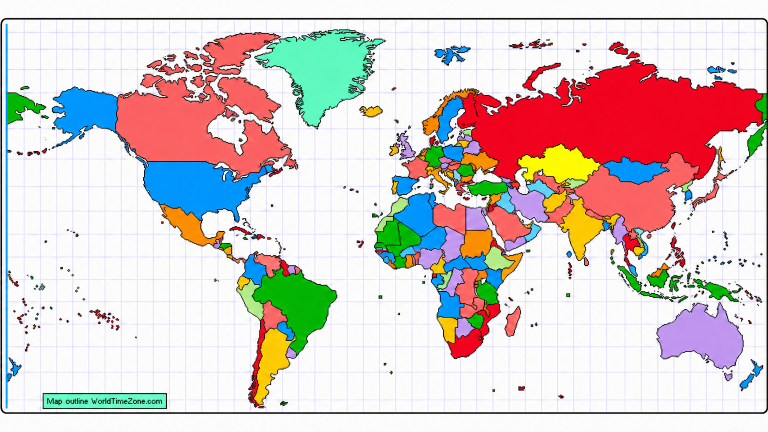
#> input picture artifacts/runs/world-map-recolor-v001/pass2-openai-gpt-image-2.png, 1536 x 864 px (shown at 1/2 size)
$ python pixelate_map.py pass1-openai-gpt-image-2.png pass2-openai-gpt-image-2.png pass2-openai-gpt-image-2.png
#> lines starting #> are read from the running program, lines starting #| are printed output that depends on the picture; after the words box and inside, x2 and y2 are one past the last pixel; in counts of white or black regions, pixels touching at a corner belong together
"""Deterministic pixelate/assembly: generated candidate -> flat 1x pixel map.

Usage: python3 pixelate_map.py CANDIDATE.png SOURCE_16x9_FULL.png OUT_PREFIX [--no-labels]

Output grid = the source screenshot at exactly half size (its native GIF pixel
grid). The candidate is first un-warped onto the source geometry with a
block-wise displacement field (image models redraw maps with small local
distortions). Land colours come from the un-warped candidate (snapped to its
dominant flat colours, fringes and specks removed); outlines from the
candidate (hard black); background, lavender grid, lightened zone lines,
frame, blue bar, credit box and every city label come pixel-exact from the
source. Badge digits are never copied (they sit inside a black-bordered box).
"""

import sys
import numpy as np
from PIL import Image
from scipy import ndimage

cand_path, src_path, out = sys.argv[1], sys.argv[2], sys.argv[3]
with_labels = "--no-labels" not in sys.argv

src_full = Image.open(src_path).convert("RGB")
#> src_full is the input picture: PIL image 1536x864 RGB; mean R, G, B 215.8, 201.6, 200.2
W, H = src_full.width // 2, src_full.height // 2               # native 1x grid
src = np.asarray(src_full.resize((W, H), Image.NEAREST)).astype(np.int16)
cand0 = np.asarray(Image.open(cand_path).convert("RGB").resize((W, H), Image.LANCZOS)).astype(np.int16)
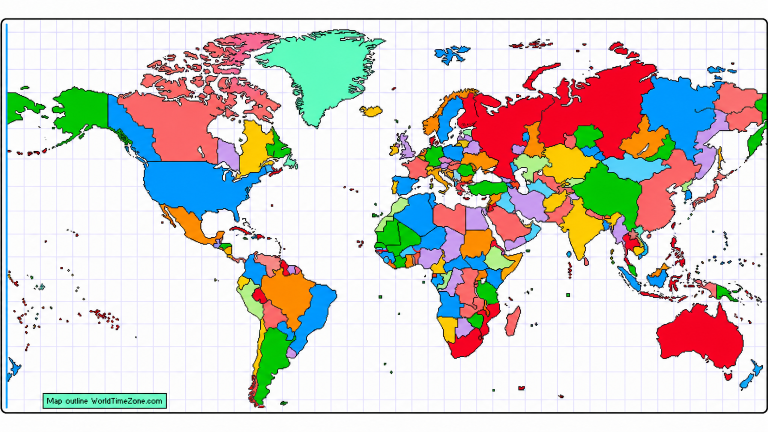
#> input picture artifacts/runs/world-map-recolor-v001/pass1-openai-gpt-image-2.png, 1536 x 864 px (shown at 1/2 size)

# ------------------------------------------------ block-wise un-warp (land boundaries, affine fit)
def landmask(a):
    mx_, mn_ = a.max(axis=2), a.min(axis=2)
    sat_ = np.where(mx_ > 0, (mx_ - mn_) / np.maximum(mx_, 1), 0)
    return ndimage.binary_opening((sat_ > 0.3) & (mx_ > 90), iterations=1)
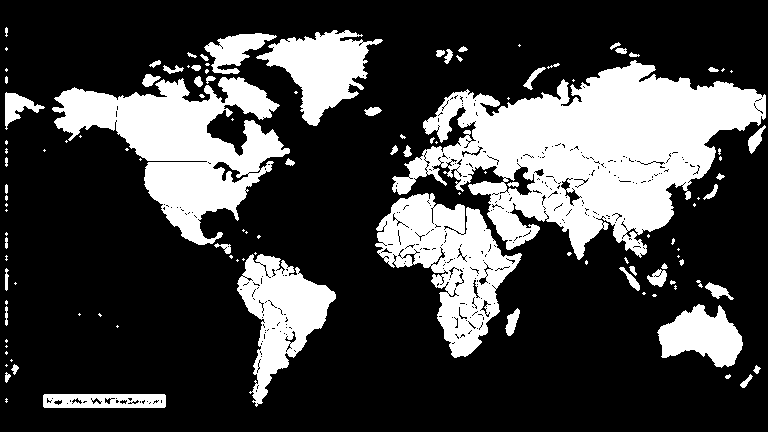
#> returned value: shape (432, 768) bool; 26.6% white; 119 white regions (63 under 20 px), largest, box (x1, y1, x2, y2) and area: (392, 60, 766, 260) 36769, (52, 77, 290, 245) 17438, (375, 193, 522, 358) 10918
def boundary(m):
    return ndimage.binary_dilation(m & ~ndimage.binary_erosion(m), iterations=1)
sbd, cbd = boundary(landmask(src)), boundary(landmask(cand0))
M = 40
sbd[:M, :] = sbd[-M:, :] = False; sbd[:, :M] = sbd[:, -M:] = False
#> after `sbd[:, :M] = sbd[:, -M:] = False`:
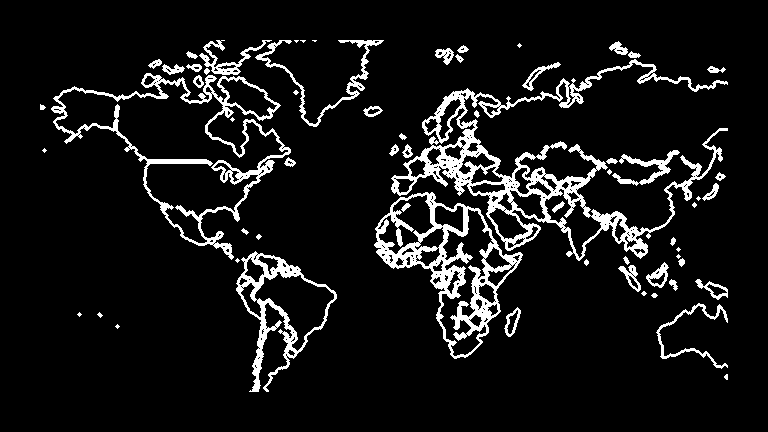
#> sbd: shape (432, 768) bool; 8.8% white; 63 white regions (18 under 20 px), largest, box (x1, y1, x2, y2) and area: (391, 59, 728, 261) 9904, (374, 192, 523, 359) 5520, (51, 73, 291, 260) 4870
B, R = 160, 24
ny, nx = int(np.ceil(H / B)), int(np.ceil(W / B))
pts = []                                                       # (x, y, dx, dy, weight)
for by in range(ny):
    for bx in range(nx):
        ys, xs = slice(by * B, min(H, (by + 1) * B)), slice(bx * B, min(W, (bx + 1) * B))
        a = sbd[ys, xs]
        if a.sum() < 150:
            continue
        y0, x0 = ys.start, xs.start
        best = (0, 0, -1)
        for dy in range(-R, R + 1):
            for dx in range(-R, R + 1):
                yy, xx = slice(y0 - dy, y0 - dy + a.shape[0]), slice(x0 - dx, x0 - dx + a.shape[1])
                if yy.start < 0 or xx.start < 0 or yy.stop > H or xx.stop > W:
                    continue
                sc = int((a & cbd[yy, xx]).sum())
                if sc > best[2]:
                    best = (dx, dy, sc)
        ratio = best[2] / a.sum()
        if ratio >= 0.35:
            pts.append((x0 + a.shape[1] / 2, y0 + a.shape[0] / 2, best[0], best[1], ratio))
#> after the loop, pts = 14 items, first 6: (80, 80, 0, 0, 0.764), (240, 80, 0, 0, 0.832), (400, 80, 0, 0, 0.856), (560, 80, 0, 0, 0.862), (704, 80, 0, 0, 0.801), (80, 240, 0, 0, 0.879)
pts = np.array(pts)
#> pts = 14 rows, first 6: [80, 80, 0, 0, 0.764], [240, 80, 0, 0, 0.832], [400, 80, 0, 0, 0.856], [560, 80, 0, 0, 0.862], [704, 80, 0, 0, 0.801], [80, 240, 0, 0, 0.879]
A = np.stack([np.ones(len(pts)), pts[:, 0], pts[:, 1]], axis=1) * pts[:, 4:5]
#> A = 14 rows, first 8: [0.764, 61.1, 61.1], [0.832, 199.7, 66.56], [0.856, 342.4, 68.48], [0.862, 483, 69], [0.801, 563.9, 64.08], [0.879, 70.33, 211], [0.824, 197.8, 197.8], [0.834, 333.8, 200.3]
cx_, cy_ = np.linalg.lstsq(A, pts[:, 2] * pts[:, 4], rcond=None)[0], np.linalg.lstsq(A, pts[:, 3] * pts[:, 4], rcond=None)[0]
#> cx_ = [0, 0, 0]; cy_ = [0, 0, 0]
yy, xx = np.mgrid[0:H, 0:W]
dxf = cx_[0] + cx_[1] * xx + cx_[2] * yy
dyf = cy_[0] + cy_[1] * xx + cy_[2] * yy
print(f"un-warp: {len(pts)} blocks used; dx = {cx_[0]:.2f} + {cx_[1]:.5f}x + {cx_[2]:.5f}y ; dy = {cy_[0]:.2f} + {cy_[1]:.5f}x + {cy_[2]:.5f}y")
#| un-warp: 14 blocks used; dx = 0.00 + 0.00000x + 0.00000y ; dy = 0.00 + 0.00000x + 0.00000y
cand = np.stack([ndimage.map_coordinates(cand0[..., c].astype(np.float32), [yy - dyf, xx - dxf], order=1, mode="nearest") for c in range(3)], axis=-1)
cand = np.clip(cand, 0, 255).astype(np.int16)
print("land-boundary overlap before/after un-warp:", int((sbd & cbd).sum()), int((sbd & boundary(landmask(cand))).sum()))
#| land-boundary overlap before/after un-warp: 24044 24044

# ------------------------------------------------ candidate classes
mx, mn = cand.max(axis=2), cand.min(axis=2)
sat = np.where(mx > 0, (mx - mn) / np.maximum(mx, 1), 0)
black = mx < 70
land = (sat > 0.22) & (mx > 90) & ~black
near_black = ndimage.binary_dilation(black, iterations=2)
core = land & ~near_black
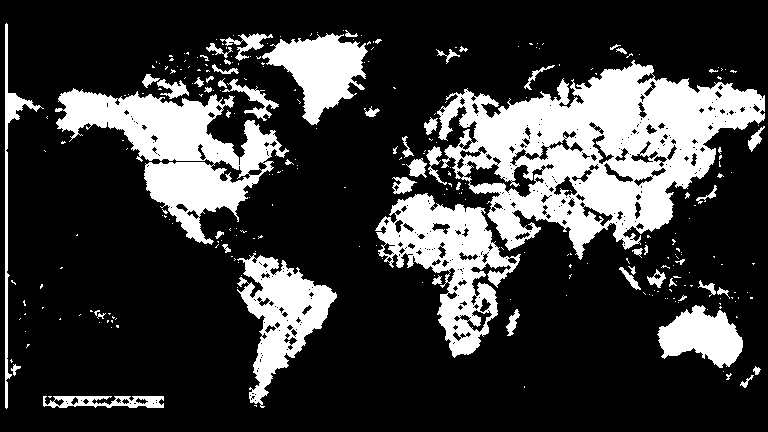
#> core: shape (432, 768) bool; 23.3% white; 281 white regions (221 under 20 px), largest, box (x1, y1, x2, y2) and area: (437, 60, 765, 260) 31338, (55, 88, 289, 245) 13936, (375, 193, 521, 358) 9450
land_pixels = cand[core].astype(np.uint8)
pal_img = Image.fromarray(land_pixels.reshape(-1, 1, 3)).quantize(colors=32, method=Image.Quantize.MEDIANCUT)
pal = np.array(pal_img.getpalette()[: 32 * 3]).reshape(-1, 3)
#> pal = 32 rows, first 8: [215, 222, 87], [252, 202, 2], [223, 174, 139], [204, 154, 212], [99, 251, 193], [93, 251, 190], [74, 217, 183], [32, 170, 212]
counts = np.bincount(np.asarray(pal_img).ravel(), minlength=32)
#> counts = 32 values, max 6240 at index 18, min 53 at index 20, mean 2419.7
dominant = []
for i in np.argsort(-counts):
    if counts[i] < core.sum() * 0.002:
        continue
    c = pal[i]
    if all(np.abs(c - d).sum() > 60 for d in dominant):
        dominant.append(c)
#> this loop made 32 passes
#> (i, c) on passes 1 to 4: (18, [252, 103, 105]), (27, [245, 1, 32]), (9, [2, 196, 1]), (16, [253, 141, 3])
#> after the loop, dominant = [[252, 103, 105], [245, 1, 32], [2, 196, 1], [253, 141, 3], [204, 154, 212], [252, 202, 2], [103, 58, 64], [93, 251, 190], [1, 153, 254], [215, 222, 87], [14, 132, 178], [206, 123, 104], [32, 170, 212], [1, 172, 141]]
dominant = np.array(dominant, dtype=np.int32)
#> dominant = 14 rows, first 8: [252, 103, 105], [245, 1, 32], [2, 196, 1], [253, 141, 3], [204, 154, 212], [252, 202, 2], [103, 58, 64], [93, 251, 190]
print("dominant land colours:", len(dominant), ["#%02x%02x%02x" % tuple(c) for c in dominant])
#| dominant land colours: 14 ['#fc6769', '#f50120', '#02c401', '#fd8d03', '#cc9ad4', '#fcca02', '#673a40', '#5dfbbe', '#0199fe', '#d7de57', '#0e84b2', '#ce7b68', '#20aad4', '#01ac8d']
lp = cand[land].astype(np.int32)
d = ((lp[:, None, :] - dominant[None, :, :]) ** 2).sum(axis=2)
labels = np.full((H, W), -1, dtype=np.int16)
labels[land] = np.argmin(d, axis=1)

# fringe / speck cleanup: small same-colour components surrounded by another land colour take that colour
K = len(dominant)
#> K = 14
for _ in range(2):
    for k in range(K):
        comp, n = ndimage.label(labels == k)
        if n == 0:
            continue
        sizes = ndimage.sum(np.ones_like(comp), comp, range(1, n + 1))
        small_ids = np.where(sizes < 40)[0] + 1
        if len(small_ids) == 0:
            continue
        for i in small_ids:
            sl = ndimage.find_objects(comp == i)[0]
            sl2 = tuple(slice(max(0, s.start - 3), s.stop + 3) for s in sl)
            m = comp[sl2] == i
            r = ndimage.binary_dilation(m, iterations=2) & ~m & (labels[sl2] >= 0)
            if r.sum() == 0:
                continue
            vals = labels[sl2][r]
            maj = np.bincount(vals, minlength=K).argmax()
            if maj != k and (vals == maj).mean() > 0.6:
                labels[sl2][m] = maj
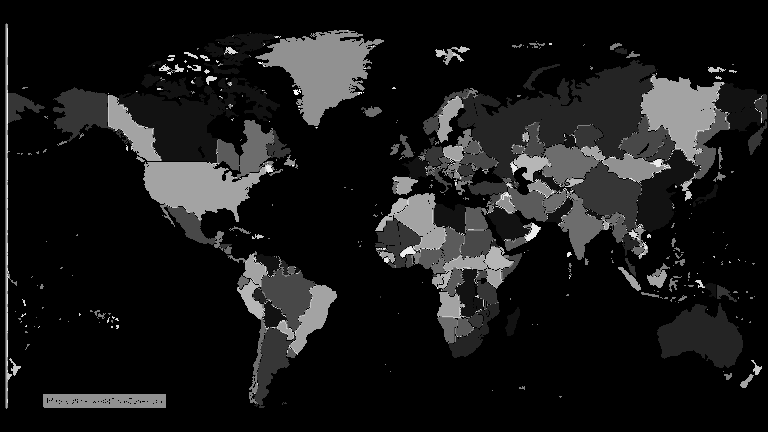
#> labels: shape (432, 768) int16; min -1, max 13, mean 0.394; drawn with min black and max white

# ------------------------------------------------ source classes
sr, sg, sb = src[..., 0], src[..., 1], src[..., 2]
grid = (sb > 225) & (sr > 185) & (sr < 240) & (np.abs(sr - sg) < 12) & (sb - sr > 12)
full = np.asarray(src_full).astype(np.int16)
grey = (np.abs(full - np.array([0x8B, 0x8C, 0x8A])) <= 10).all(axis=2)
lab, n = ndimage.label(grey, structure=np.ones((3, 3)))
#> n = 777
keep = np.zeros(n + 1, dtype=bool)
for i, sl in enumerate(ndimage.find_objects(lab), start=1):
    hgt, wid = sl[0].stop - sl[0].start, sl[1].stop - sl[1].start
    cnt = int((lab[sl] == i).sum())
    keep[i] = max(hgt, wid) >= 60 and cnt <= 0.06 * hgt * wid + 3 * max(hgt, wid)
#> this loop made 777 passes
#> (hgt, wid, cnt) on passes 1 to 3: (1, 1, 1), (1, 1, 1), (1, 1, 1)
grey = keep[lab]
zone = np.asarray(Image.fromarray((grey * 255).astype(np.uint8)).resize((W, H), Image.BOX)) > 90
edge = np.zeros((H, W), dtype=bool); edge[:60, :] = edge[-60:, :] = True; edge[:, :60] = edge[:, -60:] = True
frame_black = edge & (src.sum(axis=2) < 150)
frame_blue = edge & (sb > 200) & (sr < 120)

# ------------------------------------------------ compose
outimg = np.full((H, W, 3), 255, dtype=np.uint8)
outimg[grid] = (0xD9, 0xDA, 0xFF)
outimg[zone] = (0xB8, 0xB8, 0xB8)
for k, c in enumerate(dominant):
    outimg[labels == k] = c
#> this loop made 14 passes
outimg[black & ~edge] = (0, 0, 0)
outimg[frame_black] = (0, 0, 0)
outimg[frame_blue] = src[frame_blue].astype(np.uint8)

mint = (np.abs(src - np.array([0x70, 0xF8, 0xC0])) <= 40).all(axis=2)
mint[: H // 2, :] = False; mint[:, W // 2:] = False
#> after `mint[:H // 2, :] = False`:
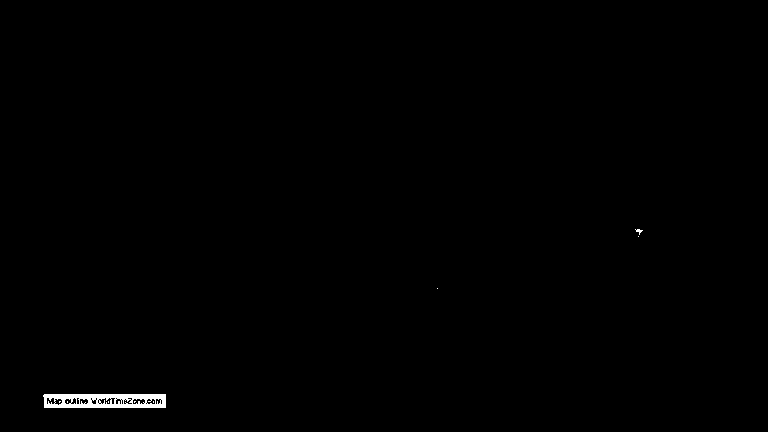
#> mint: shape (432, 768) bool; 0.42% white; 9 white regions (7 under 20 px), largest, box (x1, y1, x2, y2) and area: (43, 394, 166, 408) 1345, (635, 229, 643, 235) 21
lab2, n2 = ndimage.label(mint)
#> n2 = 13
if n2:
    sizes = ndimage.sum(mint, lab2, range(1, n2 + 1)); big = int(np.argmax(sizes)) + 1
#> after `sizes = ndimage.sum(mint, lab2, range(1, n2 + 1))`: sizes = [1332, 5, 1, 3, 2, 2, 3, 3, 2, 1, 1, 1, 1]
#> after `big = int(np.argmax(sizes)) + 1`: big = 1
    sl = ndimage.find_objects(lab2)[big - 1]
    y0, y1, x0, x1 = sl[0].start - 2, sl[0].stop + 2, sl[1].start - 2, sl[1].stop + 2
#> y0 = 392; y1 = 410; x0 = 41; x1 = 168
    outimg[y0:y1, x0:x1] = src[y0:y1, x0:x1].astype(np.uint8)

# ------------------------------------------------ labels (source, pixel-exact)
if with_labels:
    # 1. badge / tag / date boxes in the source: solid rectangles of fill colour -> never copy text inside them
    smx, smn = src.max(axis=2), src.min(axis=2)
    ssat = np.where(smx > 0, (smx - smn) / np.maximum(smx, 1), 0)
    sblack = src.sum(axis=2) < 150
    coloured = (ssat > 0.25) & (smx > 150) & ~sblack
    greyfill = (ssat < 0.08) & (smx > 150) & (smx < 235)
    boxmask = np.zeros((H, W), dtype=bool)
    def add_rects(mask, wmin, wmax, hmin, hmax, fill):
#> called with wmin = 55, wmax = 110, hmin = 13, hmax = 28, fill = 0.55
        labm, nm = ndimage.label(mask); found = 0
#> after `labm, nm = ndimage.label(mask)`:
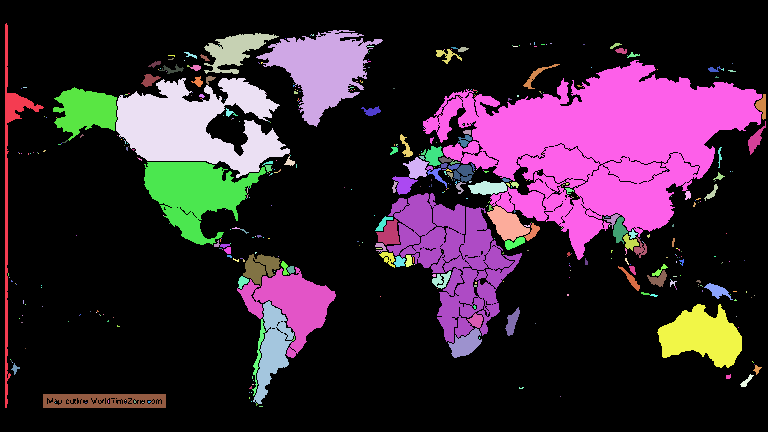
#> labm: shape (432, 768) int32; 499 distinct labels, from 0 to 498; one colour per label, 0 black
#> after `labm, nm = ndimage.label(mask)`: nm = 498
        for i, sl in enumerate(ndimage.find_objects(labm), start=1):
            h, w = sl[0].stop - sl[0].start, sl[1].stop - sl[1].start
            if not (wmin <= w <= wmax and hmin <= h <= hmax):
                continue
            if int((labm[sl] == i).sum()) / (h * w) < fill:
                continue
            boxmask[max(0, sl[0].start - 2):sl[0].stop + 2, max(0, sl[1].start - 2):sl[1].stop + 2] = True
            found += 1
#> this loop made 498 passes
#> (h, w) on passes 1 to 3: (385, 39), (97, 127), (41, 75)
#> after the loop, found = 0
        return found
    nb = add_rects(coloured, 55, 110, 13, 28, 0.55) + add_rects(coloured, 14, 30, 7, 14, 0.7) + add_rects(greyfill, 60, 120, 12, 28, 0.55)
#> the loop in add_rects (call 2), `for i, sl in enumerate(ndimage.find_objects(labm), start=1):` made 498 passes
#> nb = 0
    # 2. slate text pixels from the full-res source, outside those boxes
    fr, fg, fb = full[..., 0], full[..., 1], full[..., 2]
    slate_full = (np.abs(fr - 64) <= 20) & (np.abs(fg - 64) <= 20) & (np.abs(fb - 104) <= 22) & (fb > fr + 24)
    slate_full = ndimage.binary_dilation(slate_full, structure=np.ones((3, 3)))
    slate = np.asarray(Image.fromarray((slate_full * 255).astype(np.uint8)).resize((W, H), Image.BOX)) > 76
    slate &= ~boxmask
    # 3. keep glyph-sized components (>= 6 px and >= 4 px tall) plus tiny parts (i-dots, periods) within 3 px of one
    labg, ng = ndimage.label(slate, structure=np.ones((3, 3)))
#> ng = 343
    objs = ndimage.find_objects(labg)
#> objs = 343 items
    sizes = ndimage.sum(slate, labg, range(1, ng + 1))
#> sizes = 343 values, max 18 at index 170, min 3 at index 0, mean 4.02
    heights = np.array([o[0].stop - o[0].start for o in objs])
#> heights = 343 values, max 10 at index 170, min 2 at index 0, mean 2.39
    glyph_ids = np.where((sizes >= 3) & (heights >= 3) & (heights <= 18))[0] + 1
#> glyph_ids = 74 values from 10 to 336
    glyphs = np.isin(labg, glyph_ids)
    near = ndimage.binary_dilation(glyphs, iterations=3)
    small_ids = np.where((sizes >= 2) & (sizes < 6))[0] + 1
#> small_ids = 293 values from 1 to 343
    smalls = np.isin(labg, small_ids) & near
    text = glyphs | smalls
    outimg[text] = (0x40, 0x40, 0x68)
    print(f"labels: {nb} badge/tag/date boxes masked; {len(glyph_ids)} glyph components, {int(text.sum())} text pixels copied")
#| labels: 0 badge/tag/date boxes masked; 74 glyph components, 565 text pixels copied
    # 5. labels drawn over coloured land: dark-on-bright glyphs inside candidate land, away from outlines
    src_lum = (src[..., 0] * 0.299 + src[..., 1] * 0.587 + src[..., 2] * 0.114)
    bg = ndimage.maximum_filter(src_lum, size=13)
    dark = (src_lum < 0.6 * bg) & (src_lum < 120) & ~boxmask & ~edge
    on_land = (labels >= 0) & ~ndimage.binary_dilation(black, iterations=3)
    cand_txt = dark & on_land
    labd, nd = ndimage.label(cand_txt, structure=np.ones((3, 3)))
#> nd = 569
    if nd:
        objs_d = ndimage.find_objects(labd)
#> objs_d = 569 items
        sz = ndimage.sum(cand_txt, labd, range(1, nd + 1))
#> sz = 569 values, max 1108 at index 3, min 1 at index 1, mean 18.94
        hgt = np.array([o[0].stop - o[0].start for o in objs_d]); wid = np.array([o[1].stop - o[1].start for o in objs_d])
#> after `hgt = np.array([o[0].stop - o[0].start for o in objs_d])`: hgt = 569 values, max 80 at index 461, min 1 at index 0, mean 3.7
#> after `wid = np.array([o[1].stop - o[1].start for o in objs_d])`: wid = 569 values, max 147 at index 3, min 1 at index 1, mean 4.06
        ok = (sz >= 3) & (sz <= 120) & (hgt >= 3) & (hgt <= 18) & (wid <= 30)
        # word-ness: a glyph needs at least one other glyph within 14 px horizontally / 6 px vertically
        cy_ = np.array([(o[0].start + o[0].stop) / 2 for o in objs_d]); cx0 = np.array([(o[1].start + o[1].stop) / 2 for o in objs_d])
#> after `cy_ = np.array([(o[0].start + o[0].stop) / 2 for o in objs_d])`: cy_ = 569 values, max 368.5 at index 568, min 60.5 at index 0, mean 207.7
#> after `cx0 = np.array([(o[1].start + o[1].stop) / 2 for o in objs_d])`: cx0 = 569 values, max 707.5 at index 506, min 60.5 at index 81, mean 424.6
        ids = np.where(ok)[0]
#> ids = 148 values from 7 to 559
        keep_d = []
        for i in ids:
            near_ = (np.abs(cx0[ids] - cx0[i]) <= 18) & (np.abs(cy_[ids] - cy_[i]) <= 6)
            if near_.sum() >= 2:
                keep_d.append(i + 1)
#> this loop made 148 passes
#> i on passes 1 to 4: 7, 12, 15, 24
#> after the loop, keep_d = 76 values from 8 to 537
        land_text = np.isin(labd, keep_d)
        outimg[land_text] = (0x40, 0x40, 0x68)
        print(f"land labels: {len(keep_d)} glyph components, {int(land_text.sum())} pixels")
#| land labels: 76 glyph components, 1135 pixels
    # 4. badge remnants the model kept at the frame edges: components confined to the edge strip are wiped
    strip = np.zeros((H, W), dtype=bool); strip[:, W - 45:] = True; strip[:, 14:45] = True
    struct = (labels >= 0) | (black & ~edge)
    labst, nst = ndimage.label(struct, structure=np.ones((3, 3)))
#> nst = 262
    inside = ndimage.sum(strip, labst, range(1, nst + 1)); total = ndimage.sum(struct, labst, range(1, nst + 1))
#> after `inside = ndimage.sum(strip, labst, range(1, nst + 1))`: inside = 262 values, max 1643 at index 25, min 0 at index 1, mean 13.32
#> after `total = ndimage.sum(struct, labst, range(1, nst + 1))`: total = 262 values, max 50630 at index 25, min 1 at index 3, mean 362.9
    rem_ids = np.where((inside == total) & (total < 600))[0] + 1
#> rem_ids = 43 values from 29 to 257
    rem = np.isin(labst, rem_ids)
    outimg[rem] = 255; outimg[rem & grid] = (0xD9, 0xDA, 0xFF); outimg[rem & zone] = (0xB8, 0xB8, 0xB8)
    print("edge-strip remnant components wiped:", len(rem_ids))
#| edge-strip remnant components wiped: 43

# ------------------------------------------------ stray marks: small black blobs far from any land are model noise
cb, ncb = ndimage.label(black & ~edge)
#> ncb = 1967
if ncb:
    near_land = ndimage.binary_dilation(labels >= 0, iterations=3)
    csz = ndimage.sum(np.ones_like(cb), cb, range(1, ncb + 1))
#> csz = 1967 values, max 10 at index 1781, min 1 at index 1, mean 1.39
    touches = ndimage.sum(near_land, cb, range(1, ncb + 1))
#> touches = 1967 values, max 10 at index 1781, min 0 at index 6, mean 1.34
    stray_ids = np.where((csz < 120) & (touches == 0))[0] + 1
#> stray_ids = 51 values from 7 to 1930
    stray = np.isin(cb, stray_ids)
    outimg[stray] = 255
    outimg[stray & grid] = (0xD9, 0xDA, 0xFF)
    print("stray black blobs removed:", len(stray_ids))
#| stray black blobs removed: 51

# ------------------------------------------------ crop to frame
rows = np.where(((outimg.astype(int).sum(axis=2) < 120).sum(axis=1) > W * 0.5))[0]
#> rows = [18, 412]
top, bottom = int(rows.min()), int(rows.max())
#> top = 18; bottom = 412
final = Image.fromarray(outimg).crop((0, max(0, top - 1), W, min(H, bottom + 2)))
final.save(f"{out}-final.png")
print("final", final.size, "unique colours", len(np.unique(np.asarray(final).reshape(-1, 3), axis=0)))
#| final (768, 397) unique colours 2543
